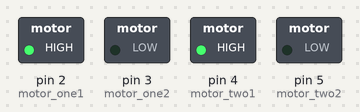
The sketch below on a simulated Arduino Uno, built with avr-gcc and run on an emulated ATmega328P. Shown: switched loads named in the sketch (green lamp = pin HIGH).

Above: at 0.1 s.
Timing chart, 0 to 1.6 s (numbered marks = the images above):
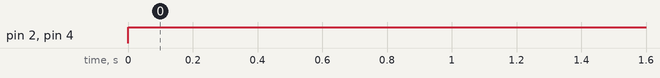

The sketch:

sketch_sep08a.ino
```cpp
const int motor_one1 = 2;
const int motor_one2 = 3;
const int motor_two1 = 4;
const int motor_two2 = 5;
void setup() {
  // put your setup code here, to run once:
pinMode (motor_one1,OUTPUT);
pinMode (motor_one2,OUTPUT);
pinMode (motor_two1,OUTPUT);
pinMode (motor_two2,OUTPUT);
}

void loop() {
  // put your main code here, to run repeatedly:
digitalWrite(motor_one1,HIGH);
digitalWrite(motor_one2,LOW);
digitalWrite(motor_two1,HIGH);
digitalWrite(motor_two2,LOW);
}
```

Measured:
- by itself, pin 2 (motor_one1), pin 4 (motor_two1): LOW → HIGH at 0.00 s
